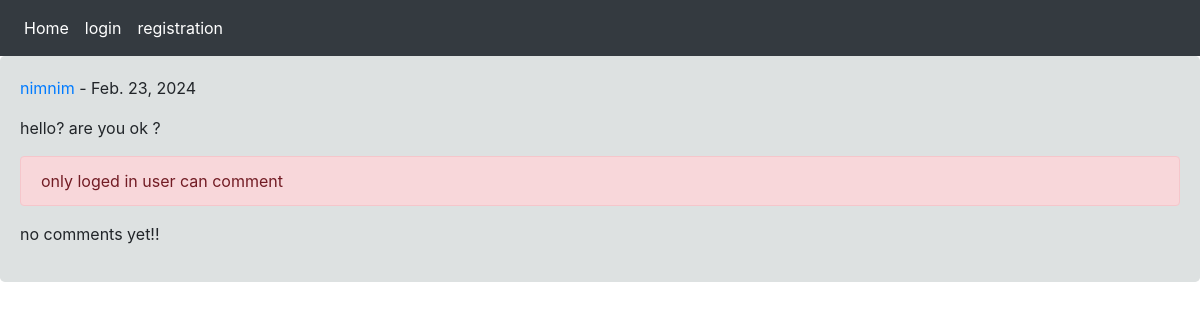
Page /post/6/hello-are-you-ok/ on the earlier database version.
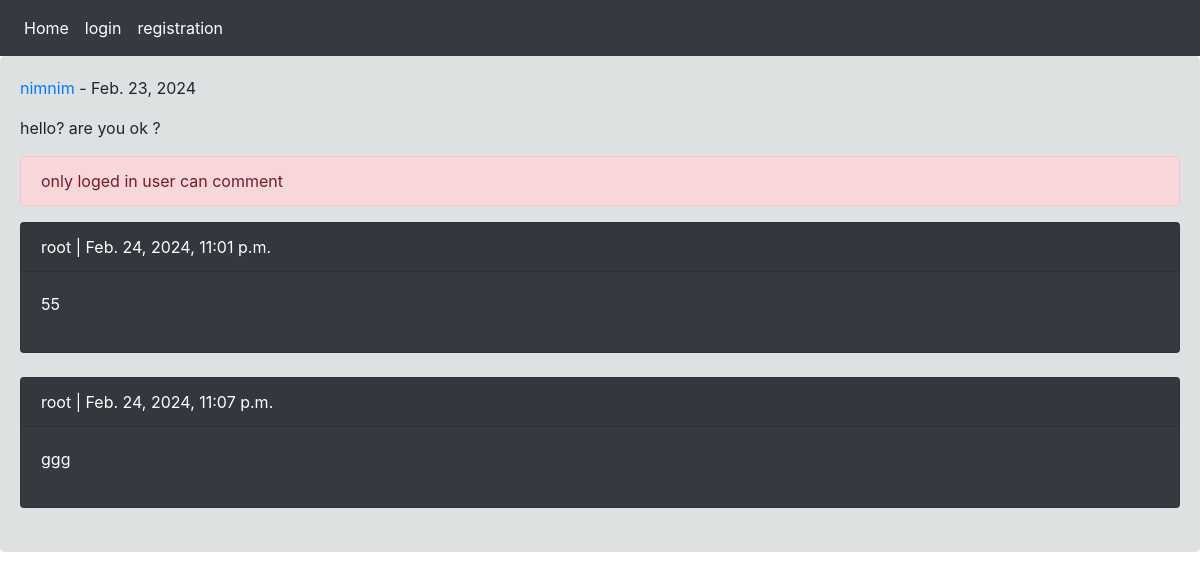
Same page on the later database version.
### home/models.py (models this page shows, shortened)
class Post(models.Model):
    user = models.ForeignKey(User, on_delete=models.CASCADE, related_name="posts")
    body = models.TextField()
    slug = models.SlugField(unique=True)
    created = models.DateTimeField(auto_now_add=True)
    updated = models.DateTimeField(auto_now=True)

class Comment(models.Model):
    user = models.ForeignKey(User, on_delete=models.CASCADE, related_name="ucomment")
    post = models.ForeignKey(Post, on_delete=models.CASCADE, related_name="pcomment")
    reply = models.ForeignKey('self', on_delete=models.CASCADE, related_name="rcomments", blank=True, null=True)
    body = models.TextField(max_length=400)
    created = models.DateTimeField(auto_now_add=True)
    is_reply = models.BooleanField(default=False)

### home/views.py (the view, shortened to what this page needs)
# urls.py: path("post/<int:post_id>/<slug:post_slug>/", views.PostDetailView.as_view(), name="post_detail"),
class PostDetailView(View):
    comment_form = CommentCreateForm
    def setup(self, request, *args, **kwargs):
        self.post_instance = get_object_or_404(Post, pk=kwargs["post_id"], slug=kwargs["post_slug"])
        super().setup(request, *args, **kwargs)
    def get(self, request, *args, **kwargs):
        comment = self.post_instance.pcomment.filter(is_reply=False)
        return render(request, "home/detail.html", {"post": self.post_instance, "comment": comment, "form": self.comment_form})

### home/templates/home/detail.html (shortened to what this page needs)
{% extends "base.html" %}
{% block content %}
    <p><a href="{% url "account:user_profile" post.user.id %}">{{ post.user.username }} </a> - {{ post.updated|date}}</p>
	<p>{{ post.body }}</p>
    {% if request.user.is_authenticated %}
        <form action="" method="post">
         {% csrf_token %}
        {{ form.as_p }}
            <input type="submit" value="send">
        </form>
        <br/>
        {% else %}
        <p class="alert alert-danger">only loged in user can comment</p>
    {% endif %}
    {% for com in comment %}
        <div class=" card bg-dark text-white">
        <p class="card-header">{{ com.user }} | {{ com.created }}</p>
        <p class="card-body">{{ com.body }}</p>
        </div><br/>
    	{% empty %}
        <p>no comments yet!! </p>
    {% endfor %}
{% endblock %}

### templates/base.html (shortened to what this page needs)
<!DOCTYPE html>
<html lang="en">
<head>
    <link rel="stylesheet" href="https://cdn.jsdelivr.net/npm/bootstrap@4.3.1/dist/css/bootstrap.min.css">
</head>
<body>
{% include "inc/navbar.html" %}
    <div class="jumbotron" >
        {% block content %}
        {% endblock %}
    </div>
</body>
</html>

### templates/inc/navbar.html
<nav class="navbar navbar-expand-lg navbar-dark bg-dark">
    <div class="navbar-nav">
        <a class="nav-item nav-link active" href="{% url "home:home" %}" > Home <span class="sr-only">(current)</span></a>
        {% if request.user.is_authenticated %}
            <a class="nav-item nav-link active" href="{% url "account:user_logout" %}" > logout <span class="sr-only">(current)</span></a>
            <a class="nav-item nav-link active" href="{% url "account:user_profile" request.user.id %}" > profile <span class="sr-only">(current)</span></a>
            {% else %}
            <a class="nav-item nav-link active" href="{% url "account:user_login" %}" > login <span class="sr-only">(current)</span></a>
            <a class="nav-item nav-link active" href="{% url "account:user_register" %}" > registration <span class="sr-only">(current)</span></a>
        {% endif %}
    </div>
</nav>

### templates/base.html (style rules this page uses)
.jumbotron { padding: 20px; background-color: #dde1e1; margin-bottom: 20px; }

Differences in the rows shown:
added Comment: user "root", created "Feb. 24, 2024, 11:01 p.m.", body "55"
added Comment: user "root", created "Feb. 24, 2024, 11:07 p.m.", body "ggg"
Other differences:
text no longer shown: "no comments yet!!"
